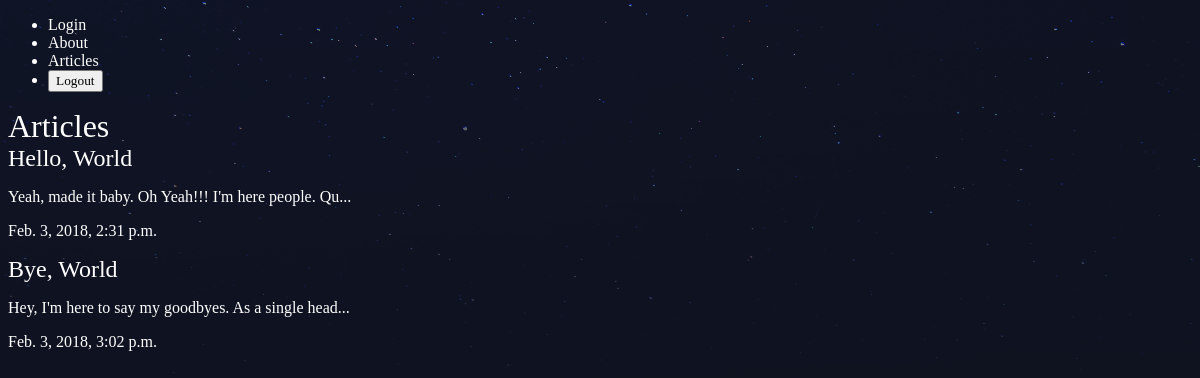
The app's page /articles/ with its own data.
### articles/models.py (models this page shows, shortened)
class Article(models.Model):  # Inheriting basic functionaliites
    title = models.CharField(max_length=100)
    slug = models.SlugField()
    body = models.TextField()
    date = models.DateTimeField(auto_now_add=True)
    thumbnail = models.ImageField(default='default.png',blank=True)
    author = models.CharField(max_length=100, default='Me')
    def snippet(self):
        return self.body[:50] + "..."

### articles/views.py (the view)
# urls.py: path('articles/',include('articles.urls')),
def articles(request):
	articles = Article.objects.all().order_by('date')
	context = {
		"articles" : articles
	}
	return render(request,'articles/articles.html',context)

### articles/templates/articles/articles.html (shortened to what this page needs)
{% extends 'layout.html' %}
{% block content %}
<h1>Articles</h1>
<div class="articles">
	{% for article in articles %}
	<div class="article">
		<h2><a href="{% url 'articles:details' slug=article.slug %}"> {{article.title}}</a></h2>
		<p>{{ article.snippet }} </p>
		<p>{{ article.date }} </p>
	</div>
	{% endfor %}
</div>
{% endblock %}

### assets/styles.css (style rules this page uses)
body { background-color: #0f121f; background-image: url(stars.png); background-repeat-y: no-repeat; color: #fff; }
body * { font-family: Ubuntu; }
h1, h2, h3, h4, h5 { font-weight: normal; margin: 0; }
a, a:hover, a:visited { color: #fff; text-decoration: none; }

### records on screen
Article: title "Hello, World", snippet "Yeah, made it baby. Oh Yeah!!! I'm here people. Qu...", date "Feb. 3, 2018, 2:31 p.m."
Article: title "Bye, World", snippet "Hey, I'm here to say my goodbyes. As a single head...", date "Feb. 3, 2018, 3:02 p.m."
